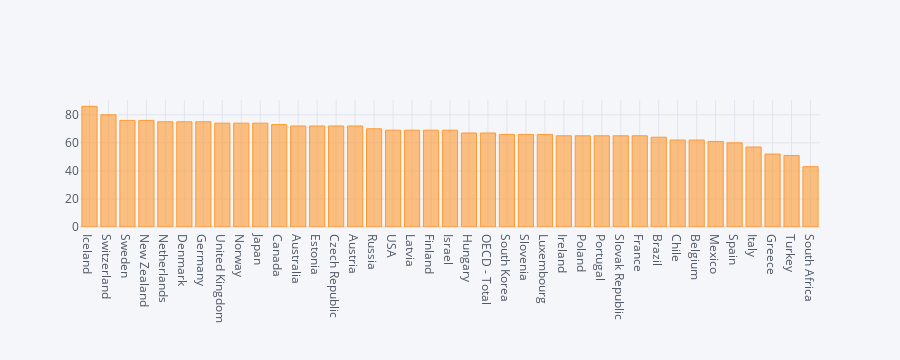

Notebook cell for this chart:
### Code cell
df.set_index('Country')['Employment rate as pct'].sort_values(ascending=False).iplot(kind='bar')

### Figure 1 — Plotly figure (JSON) as saved in the notebook; plotly's stock layout.template omitted (floating-point values rounded to 4 significant figures)
{"data": [{"marker": {"color": "rgba(255, 153, 51, 0.6)", "line": {"color": "rgba(255, 153, 51, 1.0)", "width": 1}}, "name": "Employment rate as pct", "orientation": "v", "text": "", "type": "bar", "x": ["Iceland", "Switzerland", "Sweden", "New Zealand", "Netherlands", "Denmark", "Germany", "United Kingdom", "Norway", "Japan", "Canada", "Australia", "Estonia", "Czech Republic", "Austria", "Russia", "USA", "Latvia", "Finland", "Israel", "Hungary", "OECD - Total", "South Korea", "Slovenia", "Luxembourg", "Ireland", "Poland", "Portugal", "Slovak Republic", "France", "Brazil", "Chile", "Belgium", "Mexico", "Spain", "Italy", "Greece", "Turkey", "South Africa"], "y": [86, 80, 76, 76, 75, 75, 75, 74, 74, 74, 73, 72, 72, 72, 72, 70, 69, 69, 69, 69, 67, 67, 66, 66, 66, 65, 65, 65, 65, 65, 64, 62, 62, 61, 60, 57, 52, 51, 43]}], "layout": {"autosize": true, "dragmode": "zoom", "height": 360, "legend": {"bgcolor": "#F5F6F9", "font": {"color": "#4D5663"}}, "paper_bgcolor": "#F5F6F9", "plot_bgcolor": "#F5F6F9", "title": {"font": {"color": "#4D5663"}}, "xaxis": {"autorange": true, "gridcolor": "#E1E5ED", "range": [-0.5, 38.5], "showgrid": true, "tickfont": {"color": "#4D5663"}, "title": {"font": {"color": "#4D5663"}, "text": ""}, "type": "category", "zerolinecolor": "#E1E5ED"}, "yaxis": {"autorange": true, "gridcolor": "#E1E5ED", "range": [0, 90.53], "showgrid": true, "tickfont": {"color": "#4D5663"}, "title": {"font": {"color": "#4D5663"}, "text": ""}, "type": "linear", "zerolinecolor": "#E1E5ED"}}}
